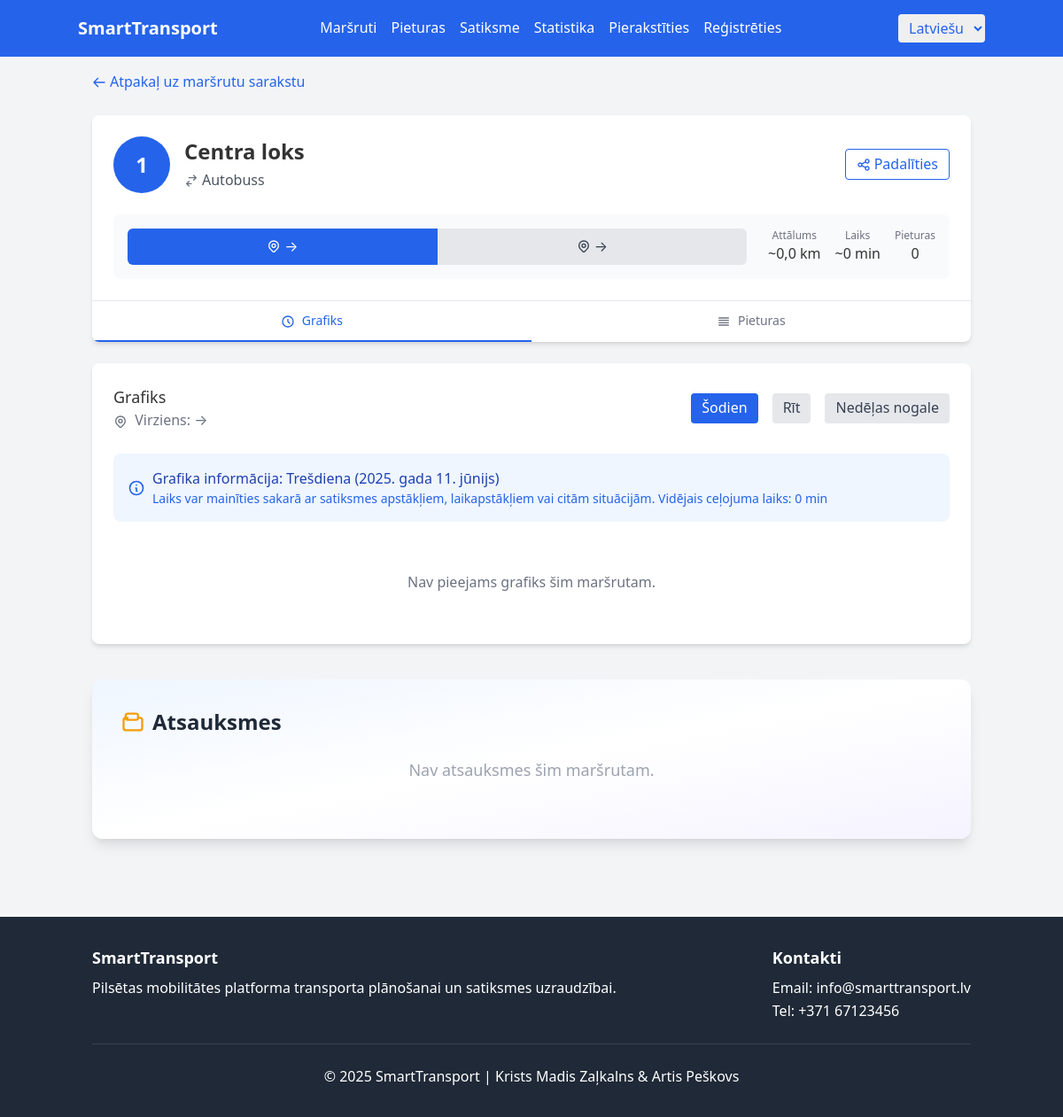
Before: /lv/routes/21/ with the older database file.
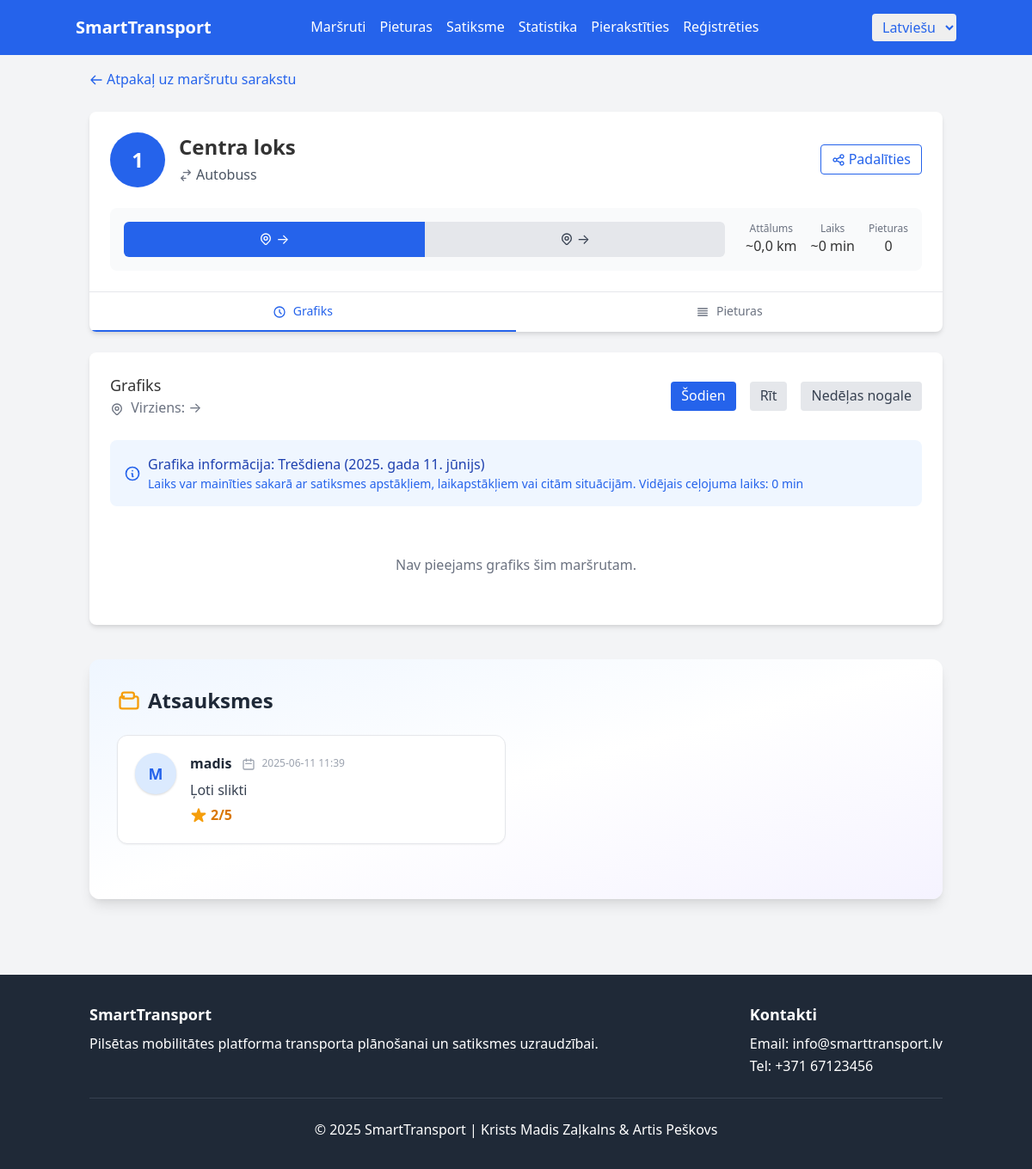
After: the same page with the newer database file.
### transport/models.py (models this page shows, shortened)
class Marsruts(models.Model):
    marsruts_id = models.AutoField(primary_key=True)
    numurs = models.CharField(_('Number'), max_length=20)
    nosaukums = models.CharField(_('Name'), max_length=255)
    apraksts = models.TextField(_('Description'), null=True, blank=True)
    pilseta = models.ForeignKey(Pilseta, on_delete=models.CASCADE, verbose_name=_('City'))
    class Meta:
        db_table = 'transport_marsruts'

class Atsauksme(models.Model):
    atsauksme_id = models.AutoField(primary_key=True)
    lietotajs = models.ForeignKey(User, on_delete=models.CASCADE, verbose_name=_('User'))
    marsruts = models.ForeignKey(Marsruts, on_delete=models.CASCADE, verbose_name=_('Route'))
    teksts = models.TextField(_('Review Text'))
    laiks = models.DateTimeField(_('Time'), auto_now_add=True)
    novērtējums = models.PositiveSmallIntegerField(_('Rating'), null=True, blank=True)
    class Meta:
        verbose_name = _('Review')
        verbose_name_plural = _('Reviews')
        unique_together = ('lietotajs', 'marsruts')

### users/models.py (models this page shows, shortened)
class User(AbstractUser):
    ROLE_CHOICES = [
        ('parasts_lietotajs', _('Regular User')),
        ('administrators', _('Administrator')),
        ('transporta_operators', _('Transport Operator')),
        ('pilsetas_planotajs', _('City Planner')),
    ]
    loma = models.CharField(_('Role'), max_length=50, choices=ROLE_CHOICES, default='parasts_lietotajs')
    talrunis = models.CharField(_('Phone'), max_length=20, blank=True, null=True)
    registracijas_datums = models.DateField(_('Registration Date'), auto_now_add=True)
    class Meta:
        verbose_name = _('User')
        verbose_name_plural = _('Users')

### transport/views.py (the view, shortened to what this page needs)
# urls.py: path('routes/<int:route_id>/', views.route_details, name='route_details'),
def route_details(request, route_id):
    route = get_object_or_404(Marsruts, pk=route_id)
    stops = MarsrutaPietura.objects.filter(marsruts=route).order_by('kartas_nr')
    schedules = KustibasGrafiks.objects.filter(marsruts=route)
    vehicles = Transportlidzeklis.objects.filter(marsruts=route)
    atsauksmes = Atsauksme.objects.filter(marsruts=route).select_related('lietotajs').order_by('-laiks')
    user_review = None
    if request.user.is_authenticated:
        user_review = Atsauksme.objects.filter(marsruts=route, lietotajs=request.user).first()
    total_distance = max(stops.count() - 1, 0)
    total_time = total_distance * 3  # Assume 3 min between each stop
    is_saved = False
    context = {
        'route': route,
        'stops': stops,
        'schedules': schedules,
        'vehicles': vehicles,
        'total_distance': total_distance,
        'total_time': total_time,
        'atsauksmes': atsauksmes,
        'user_review': user_review,
        'atsauksme_form': AtsauksmeForm() if request.user.is_authenticated and not user_review else None,
        'is_saved': is_saved,
    }
    return render(request, 'transport/routes/details.html', context)

### templates/transport/routes/details.html (shortened to what this page needs)
{% extends 'base.html' %}
{% load i18n %}
{% block content %}
<div class="mb-6">
    <a href="{% url 'transport:routes_list' %}" class="text-blue-600 hover:text-blue-800 flex items-center">
        <svg xmlns="http://www.w3.org/2000/svg" class="h-4 w-4 mr-1" fill="none" viewBox="0 0 24 24" stroke="currentColor">
            <path stroke-linecap="round" stroke-linejoin="round" stroke-width="2" d="M10 19l-7-7m0 0l7-7m-7 7h18" />
        </svg>
        {% trans "Back to routes list" %}
    </a>
</div>
<div class="bg-white rounded-lg shadow-md overflow-hidden mb-6">
    <div class="p-6">
        <div class="flex flex-col md:flex-row md:items-center justify-between">
            <div class="flex items-center mb-4 md:mb-0">
                <div class="rounded-full w-16 h-16 flex items-center justify-center text-white text-2xl font-bold
                    {% if route.transportlidzeklis_set.first.veids.nosaukums == 'Autobuss' %}bg-blue-600
                    {% elif route.transportlidzeklis_set.first.veids.nosaukums == 'Tramvajs' %}bg-red-600
                    {% else %}bg-green-600{% endif %}">
                    {{ route.numurs }}
                </div>
                <div class="ml-4">
                    <h1 class="text-2xl font-bold">{{ route.nosaukums }}</h1>
                    <div class="flex items-center mt-1">
                        <svg xmlns="http://www.w3.org/2000/svg" class="h-4 w-4 text-gray-500 mr-1" fill="none" viewBox="0 0 24 24" stroke="currentColor">
                            <path stroke-linecap="round" stroke-linejoin="round" stroke-width="2" d="M8 7h12m0 0l-4-4m4 4l-4 4m-4 6H4m0 0l4 4m-4-4l4-4" />
                        </svg>
                        <span class="text-gray-600 mr-3">
                            {% if route.transportlidzeklis_set.first.veids.nosaukums == 'Autobuss' %}
                                {% trans "Bus" %}
                            {% elif route.transportlidzeklis_set.first.veids.nosaukums == 'Tramvajs' %}
                                {% trans "Tram" %}
                            {% elif route.transportlidzeklis_set.first.veids.nosaukums == 'Trolejbuss' %}
                                {% trans "Trolleybus" %}
                            {% else %}
                                {{ route.transportlidzeklis_set.first.veids.nosaukums }}
                            {% endif %}
                        </span>
                    </div>
                </div>
            </div>
            <div class="flex space-x-2">
                <button id="share-route-btn" class="px-3 py-1 border border-blue-600 text-blue-600 rounded hover:bg-blue-50 flex items-center">
                    {% trans "Share" %}
                </button>
            </div>
        </div>
        <div class="mt-6 bg-gray-50 rounded-lg p-4">
            <div class="flex flex-col md:flex-row items-center">
                <div class="flex flex-1 w-full md:w-auto mb-4 md:mb-0">
                    <button class="flex-1 py-2 px-4 rounded-l-md flex items-center justify-center bg-blue-600 text-white">
                        {% with first_stop=stops.first last_stop=stops.last %}
                        {{ first_stop.pietura.nosaukums }} → {{ last_stop.pietura.nosaukums }}
                        {% endwith %}
                    </button>
                    <button class="flex-1 py-2 px-4 rounded-r-md flex items-center justify-center bg-gray-200 text-gray-700 hover:bg-gray-300">
                        {% with first_stop=stops.first last_stop=stops.last %}
                        {{ last_stop.pietura.nosaukums }} → {{ first_stop.pietura.nosaukums }}
                        {% endwith %}
                    </button>
                </div>
                <div class="flex space-x-4 ml-0 md:ml-6 w-full md:w-auto justify-between md:justify-start">
                    <div class="text-center">
                        <div class="text-xs text-gray-500">{% trans "Distance" %}</div>
                        <div class="font-medium">
                            ~{{ total_distance|floatformat:1 }} km
                        </div>
                    </div>
                    <div class="text-center">
                        <div class="text-xs text-gray-500">{% trans "Time" %}</div>
                        <div class="font-medium">
                            ~{{ total_time }} min
                        </div>
                    </div>
                    <div class="text-center">
                        <div class="text-xs text-gray-500">{% trans "Stops" %}</div>
                        <div class="font-medium">{{ stops.count }}</div>
                    </div>
                </div>
            </div>
        </div>
    </div>
    <div class="flex border-t border-gray-200">
        <a href="?tab=schedule" class="px-4 py-3 font-medium text-sm flex-1 text-center {% if request.GET.tab|default:'schedule' == 'schedule' %}text-blue-600 border-b-2 border-blue-600{% else %}text-gray-500 hover:text-gray-700{% endif %}">
            <svg xmlns="http://www.w3.org/2000/svg" class="inline h-4 w-4 mr-1" fill="none" viewBox="0 0 24 24" stroke="currentColor">
                <path stroke-linecap="round" stroke-linejoin="round" stroke-width="2" d="M12 8v4l3 3m6-3a9 9 0 11-18 0 9 9 0 0118 0z" />
            </svg>
            {% trans "Schedule" %}
        </a>
        <a href="?tab=stops" class="px-4 py-3 font-medium text-sm flex-1 text-center {% if request.GET.tab == 'stops' %}text-blue-600 border-b-2 border-blue-600{% else %}text-gray-500 hover:text-gray-700{% endif %}">
            <svg xmlns="http://www.w3.org/2000/svg" class="inline h-4 w-4 mr-1" fill="none" viewBox="0 0 24 24" stroke="currentColor">
                <path stroke-linecap="round" stroke-linejoin="round" stroke-width="2" d="M4 6h16M4 10h16M4 14h16M4 18h16" />
            </svg>
            {% trans "Stops" %}
        </a>
    </div>
</div>
{% if request.GET.tab|default:'schedule' == 'schedule' %}
<div class="bg-white rounded-lg shadow-md overflow-hidden">
    <div class="p-6">
        <div class="flex justify-between items-center mb-6">
            <div>
                <h3 class="text-lg font-medium">{% trans "Schedule" %}</h3>
                <p class="text-gray-500">
                    {% with first_stop=stops.first last_stop=stops.last %}
                    {% trans "Direction" %}: {{ first_stop.pietura.nosaukums }} → {{ last_stop.pietura.nosaukums }}
                    {% endwith %}
                </p>
            </div>
            <div class="flex space-x-2">
                <form method="get" class="flex space-x-2">
                    <button type="submit" class="px-3 py-1 rounded {% if request.GET.day|default:'today' == 'today' %}bg-blue-600 text-white{% else %}bg-gray-200 text-gray-700 hover:bg-gray-300{% endif %}">
                        {% trans "Today" %}
                    </button>
                </form>
                <form method="get" class="flex space-x-2">
                    <button type="submit" class="px-3 py-1 rounded {% if request.GET.day == 'tomorrow' %}bg-blue-600 text-white{% else %}bg-gray-200 text-gray-700 hover:bg-gray-300{% endif %}">
                        {% trans "Tomorrow" %}
                    </button>
                </form>
                <form method="get" class="flex space-x-2">
                    <button type="submit" class="px-3 py-1 rounded {% if request.GET.day == 'weekend' %}bg-blue-600 text-white{% else %}bg-gray-200 text-gray-700 hover:bg-gray-300{% endif %}">
                        {% trans "Weekend" %}
                    </button>
                </form>
            </div>
        </div>
        <div class="bg-blue-50 p-4 rounded-lg mb-6">
            <div class="flex items-center">
                <svg xmlns="http://www.w3.org/2000/svg" class="h-5 w-5 text-blue-600 mr-2" fill="none" viewBox="0 0 24 24" stroke="currentColor">
                    <path stroke-linecap="round" stroke-linejoin="round" stroke-width="2" d="M13 16h-1v-4h-1m1-4h.01M21 12a9 9 0 11-18 0 9 9 0 0118 0z" />
                </svg>
                <div>
                    <p class="font-medium text-blue-800">{% trans "Schedule Information" %}: {% now "l" %} ({% now "DATE_FORMAT" %})</p>
                    <p class="text-sm text-blue-600">
                        {% trans "Times may vary due to traffic conditions, weather, or other circumstances. Average trip time" %}: {{ total_time }} min
                    </p>
                </div>
            </div>
        </div>
        <div class="grid grid-cols-2 sm:grid-cols-3 md:grid-cols-4 lg:grid-cols-6 gap-4">
            {% for schedule in schedules %}
            <div class="p-3 border rounded-lg {% if schedule.transp.noslogojums > 3 %}border-yellow-300 bg-yellow-50{% else %}border-gray-200{% endif %}">
                <div class="text-center">
                    <div class="text-lg font-medium">{{ schedule.atiesanas_laiks|time:"H:i" }}</div>
                    <div class="flex justify-center mt-1">
                        {% for i in "12345"|make_list %}
                        <div class="w-2 h-2 rounded-full {% if forloop.counter <= schedule.transp.noslogojums %}bg-red-500{% else %}bg-gray-300{% endif %} mx-0.5"></div>
                        {% endfor %}
                    </div>
                    {% if schedule.transp.noslogojums > 3 %}
                    <div class="text-xs text-orange-600 mt-1">
                        {% trans "High congestion" %}
                    </div>
                    {% endif %}
                </div>
            </div>
            {% empty %}
            <div class="col-span-full text-center py-8 text-gray-500">
                {% trans "No schedules available for this route." %}
            </div>
            {% endfor %}
        </div>
    </div>
</div>
{% endif %}
<div id="atsauksmes-section" class="bg-gradient-to-br from-blue-50 via-white to-purple-50 rounded-xl shadow-lg overflow-hidden mt-10 mb-10">
    <div class="p-8">
        <div class="flex items-center mb-6">
            <svg class="h-7 w-7 text-yellow-500 mr-2" fill="none" viewBox="0 0 24 24" stroke="currentColor"><path stroke-linecap="round" stroke-linejoin="round" stroke-width="2" d="M17 8h2a2 2 0 012 2v8a2 2 0 01-2 2H5a2 2 0 01-2-2v-8a2 2 0 012-2h2m2-4h6a2 2 0 012 2v2a2 2 0 01-2 2H7a2 2 0 01-2-2V6a2 2 0 012-2z"/></svg>
            <h3 class="text-2xl font-semibold text-gray-800">{% trans "Reviews" %}</h3>
        </div>
        {% if atsauksmes %}
            <div class="grid grid-cols-1 md:grid-cols-2 gap-6 mb-8">
                {% for review in atsauksmes %}
                <div class="bg-white border border-gray-200 rounded-xl shadow-sm p-5 flex gap-4 items-start {% if user_review and review.id == user_review.id %}ring-2 ring-blue-400{% endif %}">
                    <div class="flex-shrink-0 w-12 h-12 rounded-full bg-blue-100 flex items-center justify-center text-lg font-bold text-blue-600 shadow">
                        {{ review.lietotajs.username|first|upper }}
                    </div>
                    <div class="flex-1">
                        <div class="flex items-center mb-1">
                            <span class="font-semibold text-gray-800">{{ review.lietotajs.username }}</span>
                            <span class="ml-3 text-gray-400 text-xs">
                                <svg class="inline h-4 w-4 mr-1" fill="none" viewBox="0 0 24 24" stroke="currentColor"><path stroke-linecap="round" stroke-linejoin="round" stroke-width="2" d="M8 7V3m8 4V3m-9 8h10M5 21h14a2 2 0 002-2V7a2 2 0 00-2-2H5a2 2 0 00-2 2v12a2 2 0 002 2z"/></svg>
                                {{ review.laiks|date:"Y-m-d H:i" }}
                            </span>
                        </div>
                        <div class="text-gray-700 leading-relaxed whitespace-pre-line">{{ review.teksts|linebreaks }}</div>
                        {% if review.novērtējums %}
                        <div class="mt-1 text-yellow-600 flex items-center gap-1">
                            <span class="font-semibold">{{ review.novērtējums }}/5</span>
                        </div>
                        {% endif %}
                    </div>
                </div>
                {% endfor %}
            </div>
        {% else %}
            <div class="text-gray-400 mb-8 text-center text-lg">{% trans "No reviews yet for this route." %}</div>
        {% endif %}
    </div>
</div>
{% endblock %}

Changed rows visible on the page:
added Atsauksme: lietotajs.username|first "M", lietotajs.username "madis", laiks "2025-06-11 11:39", teksts "Ļoti slikti", novērtējums "2"
Other visible differences:
text no longer shown: "Nav atsauksmes šim maršrutam."
